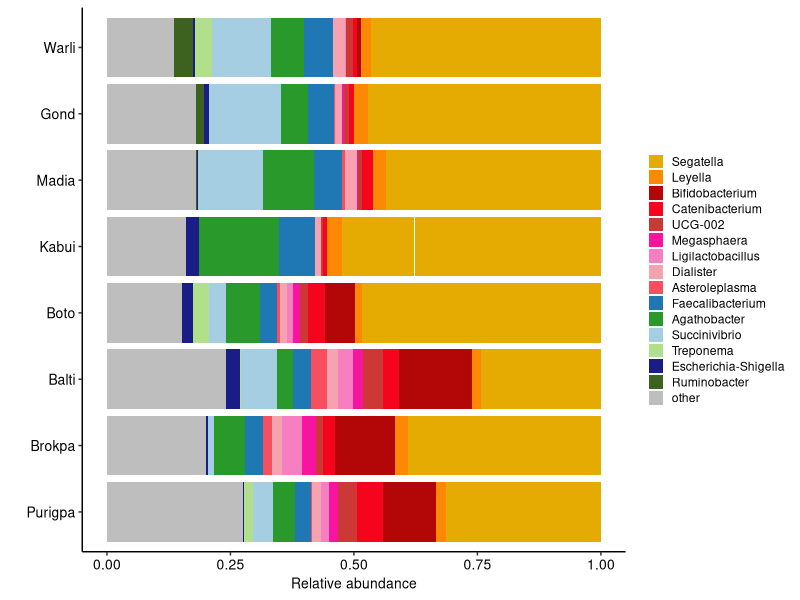
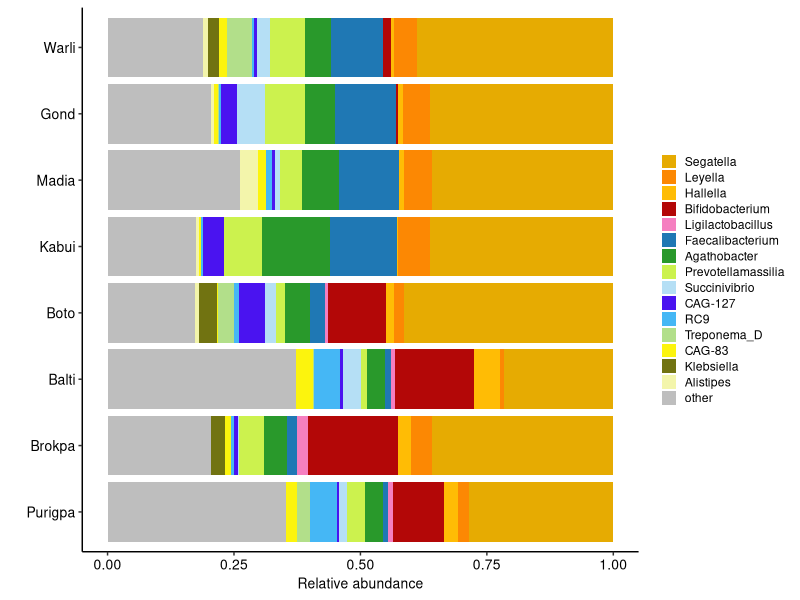

The R script that drew these images, in order:
library(reshape2)
library(data.table)
library(dplyr)
library(ggplot2)
library(stringr)
library(RColorBrewer)
library(cowplot)
library("pheatmap")
library(viridis)


path = "/Users/emily/Documents/SonnenburgPostdoc/IndianMicrobiome/Revision_October_2025/Github/"
setwd(path)


#####################################################################
### Figure 4
#       Stacked bars by tribe 
#            A) 16S
#     Supp 2 C) metagenomics 
#####################################################################



###################################
###  16S  genus-level abundance 

d16<-read.table("Fig2_relab_genus16S.csv", header = TRUE, sep = " ",stringsAsFactors = F,numerals="allow.loss")
d16$AK_SK_31 = NULL # sample included by mistake 

### remove outliers 
d16$AK_SK_49 = NULL
d16$AK_SK_10 = NULL
d16$AK_SK_32 = NULL
d16$AK_SR_6 = NULL
d16$AK_SG_17 = NULL
d16$AK_SG_18 = NULL
d16$AK_SR_1 = NULL
d16$AK_SR_2 = NULL
d16$AK_SR_4 = NULL # STREPTOCOCCUS 

## MELT to three-column format 
d16melt <- reshape::melt(d16, id = c("Genus"))
names(d16melt) <- c("Genus","Sample","Rel_ab") # now equivalent to 'genusRA' for metgenomic
d16melt$Sample <- as.character(d16melt$Sample)

## Add region/tribe metadata
meta16 <-read.table("sample_metadata.csv", header = TRUE, sep = ",",stringsAsFactors = T) 
meta16 <- meta16 %>% mutate(Region = str_replace(Region, "Central", "Deccan Plateau"))
meta16 <- meta16 %>% mutate(Region = str_replace(Region, "North-East", "Kabui"))
meta16 <- meta16 %>% mutate(Region = str_replace(Region, "North", "Trans-Himalayas"))
meta16 <- meta16 %>% mutate(Region = str_replace(Region, "West", "Coast"))
meta16 <- meta16 %>% mutate(Region = str_replace(Region, "Kabui", "Northeast Hills"))
meta16 <- meta16 %>% mutate(Tribe = str_replace(Tribe, "Gondia", "Gond"))
meta16<-subset(meta16,meta16$sample %in% names(d16))

d16melt$Tribe = NA
d16melt$Region = NA 
for (row in 1:nrow(d16melt)){
  samplename = d16melt[row,2]
  tribe <- as.character(subset(meta16,meta16$sample==samplename)$Tribe)
  region <- as.character(subset(meta16,meta16$sample==samplename)$Region)
  d16melt[row,4] = tribe
  d16melt[row,5] = region
}






##################################################################
#### SELECT TOP GENERA (TO HAVE LABELS/COLORS IN PLOT LEGEND) 
##################################################################

# calculate total abundance per genus, by tribe
totals16 <- d16melt %>% dplyr::group_by(Genus, Tribe) %>% dplyr::summarise(mean_Rel_ab = mean(Rel_ab))

# pick a rel_ab threshold that yields 15 genera 
common_genera <- subset(totals16,totals16$mean_Rel_ab >= 0.0245) #  a threshold 0.0245 yields 15 genera for SILVA 138 (no outliers). With outliers, need 0.027
length(unique(common_genera$Genus))
top_genera = unique(common_genera$Genus)

# get abundances for only these genera
d16melt_top = subset(d16melt,d16melt$Genus%in%top_genera) 
d16melt_top <- subset(d16melt_top,is.na(d16melt_top$Tribe)==F)



## ADD 'OTHER' COLUMN (genera not abundant enough to get their own label):
# First, sum up the abundances per person of genera that DO get a label
labeled_per_person <- d16melt_top %>%
  dplyr::group_by(Sample)  %>%
  dplyr::summarise(percent_with_genus_label = sum(Rel_ab))
mean(labeled_per_person$percent_with_genus_label )

# Then define other as 1 minus that sum
labeled_per_person$other = 1-labeled_per_person$percent_with_genus_label 

# Add that sum to dmelt16_top in the form of one row per person, where 'genus' = 'other'
dplot <- d16melt_top

for (i in (unique(d16melt_top$Sample))){
  tribe = unique(subset(d16melt_top,d16melt_top$Sample==i)$Tribe)
  region = unique(subset(d16melt_top,d16melt_top$Sample==i)$Region)
  other_number = as.numeric( subset(labeled_per_person,labeled_per_person$Sample==i)[1,3] )
  vector = c('other',i,other_number,tribe,region)
  dplot = rbind(dplot,vector)
}


## Prep df for plotting, including setting the order for the genera to appear in the legend   
temp=c("Segatella","Leyella","Bifidobacterium","Catenibacterium","UCG-002",
       "Megasphaera","Ligilactobacillus","Dialister","Asteroleplasma",
       "Faecalibacterium","Agathobacter","Succinivibrio",
       "Treponema","Escherichia-Shigella","Ruminobacter","other")
dplot$Genus = factor(dplot$Genus,levels=temp)
dplot$Rel_ab = as.numeric(dplot$Rel_ab) # and make rel_ab numeric
dplot$Tribe <- factor(dplot$Tribe, levels = c("Purigpa","Brokpa","Balti","Boto","Kabui","Madia","Gond","Warli"))




## Set up colors for the plot
col_list = c("#E6AB02", #  Segatella
             '#fc8803', # Leyella
             '#b30707',# Bifidobacterium ******
             '#f5051d',# Catenibacterium  ******
             '#cc3835',# Ruminococcaceae UCG-002  ******
             "#f714a0", # Megasphaera ******
             '#f57fc0',# Ligilactobacillus ******
             '#f5a2b1',# Dialister *** more abundant in TH than NEH
             '#f74f60', # Asteroleplasma *****
             "#1F78B4",# Faecalibacterium
             '#29992b',# Agathobacter
             "#A6CEE3", # Succinivibrio
             "#B2DF8A" ,# Treponema 
             '#1b1d87',# Eschericia/Shigella 
             "#3d611e", # Ruminobacter  
             'gray'# other
)


#### Plot FIGURE 4A 
ggplot(dplot, aes(fill=Genus, y=Rel_ab, x=Tribe)) +  theme_classic() +
  geom_bar(position="fill", stat="identity") + ylab("Relative abundance") +
  theme(axis.text.x = element_text(color="black"))+
  theme(axis.text.y = element_text(color="black",size=10))+
  scale_fill_manual("legend",values = col_list) + 
  xlab("")+
  theme(legend.title=element_blank()) + theme(legend.key.size = unit(0.4, "cm")) +
  theme(axis.title=element_text(size=10)) +
  theme(axis.text.x = element_text(size=10))  + 
  coord_flip() 




##################################################################################################################
##################################################################################################################


##########################################
###  Metagenomic  genus-level abundance 

d<-read.table("Fig2_relab_SRG.csv", header = TRUE, sep = ",",stringsAsFactors = TRUE,numerals="allow.loss") 

# Remove outliers 
outliers = c("AK_SK_49","AK_SK_10",'AK_SK_32','AK_SR_6',"AK_SG_17","AK_SG_18","AK_SR_1","AK_SR_2","AK_SR_4")
d<-subset(d,d$sample %in% outliers == FALSE)


#### Convert to table with headers: Sample Genus Rel_ab
# Make the empty table 
samples <- unique(d$sample); length(samples)
genera = unique(d$genus); length(genera)
genusRA <- data.frame(matrix(ncol = 3, nrow = length(samples)*length(genera)))
names(genusRA) <- c("Sample","Genus","Rel_ab")

# Fill it 
count=0
for (s in 1:length(samples)){
  sdf <- subset(d,d$sample==samples[[s]]) # for each sample 
  #sdf$rel_ab_adj = sdf$rel_ab*(1/sum(sdf$rel_ab)) # DON'T scale RA to sum to 1 per sample here, because unclassified reads will mathematically ignored later
  for (t in 1:length(genera)){ # for each genus 
    count = count+1
    genusRA[count,1] = as.character(samples[[s]])
    genusRA[count,2]= as.character(genera[[t]])
    if ( (genera[[t]] %in% sdf$genus)==TRUE){
      rows <- subset(sdf,sdf$genus == genera[[t]]) 
      genusRA[count,3] = sum(rows$rel_ab) 
    } else (genusRA[count,3]=0)
  }
}

# Add metadata
meta <-read.table("sample_metadata.csv", header = TRUE, sep = ",",stringsAsFactors = T) 
meta <- meta %>% mutate(Region = str_replace(Region, "Central", "Deccan Plateau"))
meta <- meta %>% mutate(Region = str_replace(Region, "North-East", "Kabui"))
meta <- meta %>% mutate(Region = str_replace(Region, "North", "Trans-Himalayas"))
meta <- meta %>% mutate(Region = str_replace(Region, "West", "Coast"))
meta <- meta %>% mutate(Region = str_replace(Region, "Kabui", "Northeast Hills"))
meta <- meta %>% mutate(Tribe = str_replace(Tribe, "Gondia", "Gond"))
meta<-subset(meta,meta$sample %in% d$sample)
#
genusRA$Tribe = NA
genusRA$Region = NA 
for (row in 1:nrow(genusRA)){
  samplename = genusRA[row,1]
  tribe <- as.character(subset(meta,meta$sample==samplename)$Tribe)
  region <- as.character(subset(meta,meta$sample==samplename)$Region)
  genusRA[row,4] = tribe
  genusRA[row,5] = region
}

genusRA<-subset(genusRA,genusRA$Genus!="")



##################################################################
#### SELECT TOP GENERA (TO HAVE LABELS/COLORS IN PLOT LEGEND) 
##################################################################

# calculate total abundance per genus, by tribe
totals <- genusRA %>% dplyr::group_by(Genus, Tribe)  %>% dplyr::summarise(mean_Rel_ab = mean(Rel_ab))

# select the most abundant
common_genera <- subset(totals,totals$mean_Rel_ab >= 0.014) 
length(unique(common_genera$Genus))
top_genera = unique(common_genera$Genus)

# Add Ligilactobacillus (and drop UBA1436, the least abundant) 
top_genera = c(top_genera,"Ligilactobacillus")
top_genera = top_genera[ !top_genera == "UBA1436"]

# get abundances for only these genera
d_top = subset(genusRA,genusRA$Genus%in%top_genera) 


## ADD 'OTHER' COLUMN (genera not abundant enough to get their own label):
# First, sum up the abundances per person of genera that DO get a label
labeled_per_person <- d_top %>%
  dplyr::group_by(Sample)  %>%
  dplyr::summarise(percent_with_genus_label = sum(Rel_ab))
mean(labeled_per_person$percent_with_genus_label ) 

# But in metagenomics, each person has a lot of reads unclassified 
classified_per_person <- genusRA %>%
  dplyr::group_by(Sample)  %>%
  dplyr::summarise(percent_with_any_genus_label = sum(Rel_ab))
mean(classified_per_person$percent_with_any_genus_label ) 

# we can effectively ignore the unclassified by defining 'other' as 'total' (ignoring unclassified) minus 'top'
labeled_per_person$other = classified_per_person$percent_with_any_genus_label-labeled_per_person$percent_with_genus_label 
# these will not sum to 100% because the remaining is unclassified

# Add that sum to d_top in the form of one row per person, where 'genus' = 'other'
dplot <- d_top
for (i in (unique(d_top$Sample))){
  tribe = unique(subset(d_top,d_top$Sample==i)$Tribe)
  region = unique(subset(d_top,d_top$Sample==i)$Region)
  other_number = as.numeric(subset(labeled_per_person,labeled_per_person$Sample==i)[1,3])
  vector = c(i,'other',other_number,tribe,region)
  dplot = rbind(dplot,vector)
}



## Prep dplot for plotting, including setting the order for the genera to appear in the legend    
temp = c("Segatella","Leyella","Hallella",
         "Bifidobacterium","Ligilactobacillus",
         "Faecalibacterium","Agathobacter","Prevotellamassilia","Succinivibrio",
         "CAG-127","RC9","Treponema_D","CAG-83","Klebsiella","Alistipes",
         "other")
dplot$Genus = factor(dplot$Genus,levels=temp)
dplot$Rel_ab = as.numeric(dplot$Rel_ab) 
dplot$Tribe <- factor(dplot$Tribe,levels = c("Purigpa","Brokpa","Balti","Boto","Kabui","Madia","Gond","Warli"))


## Set up colors for the plot
col_list = c("#E6AB02", #  Segatella 
             '#fc8803',# Leyella
             '#ffbc05',# Hallella
             '#b30707',# Bifidobacterium
             '#f57fc0',# Ligilactobacillus
             "#1F78B4",# Faecalibacterium
             '#29992b',# Agathobacter
             '#ccf24e',# Prevotellamassilia
             "#b5dff5",# Succinivibrio
             '#4a13f0',# CAG-127
             '#45b7f5',# RC9
             "#B2DF8A",# Treponema_D
             "#fcf40d",# CAG-83
             '#717311',# Klebsiella
             "#f3f5ab", # Alistipes 
             'gray'# other
)


## PLOT

ggplot(dplot, aes(fill=Genus, y=Rel_ab, x=Tribe)) +  theme_classic() +
  geom_bar(position="fill", stat="identity") + ylab("Relative abundance") +
  theme(axis.text.x = element_text(color="black"))+
  theme(axis.text.y = element_text(color="black",size=10))+
  scale_fill_manual("legend",values = col_list) + 
  xlab("")+ 
  theme(legend.title=element_blank()) + theme(legend.key.size = unit(0.4, "cm")) +
  theme(axis.title=element_text(size=10)) +
  theme(axis.text.x = element_text(size=10))  + 
  coord_flip() 
